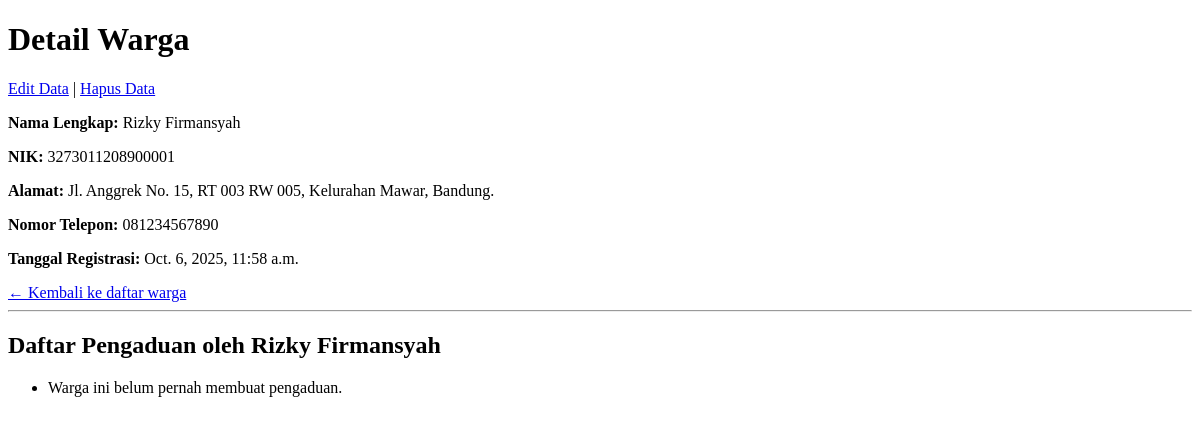
The page /warga/1/ on the database as committed earlier.
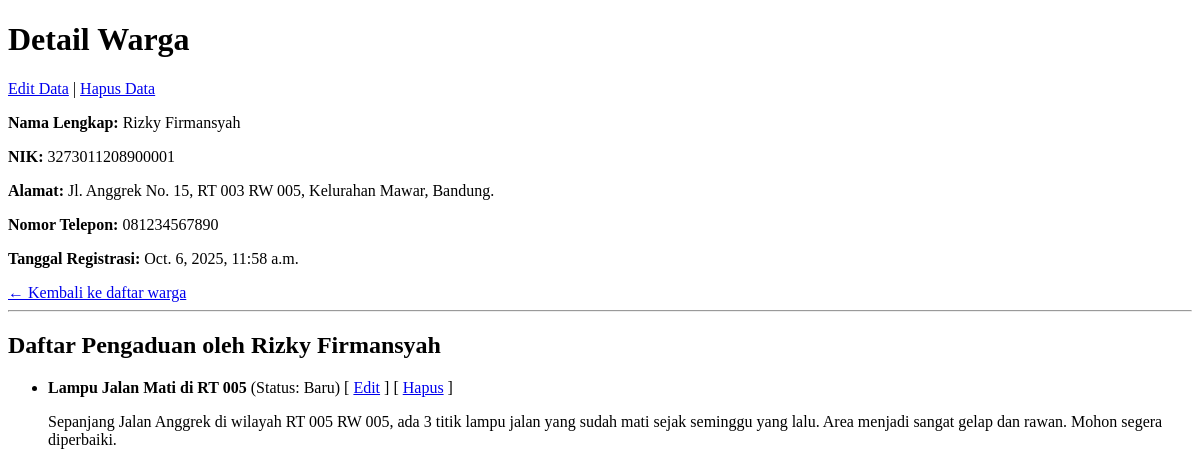
The same page on the database as committed later.
### warga/models.py (models this page shows, shortened)
class Pengaduan(models.Model):
    STATUS_CHOICES = [
        ('BARU', 'Baru'),
        ('DIPROSES', 'Diproses'),
        ('SELESAI', 'Selesai'),
    ]
    judul = models.CharField(max_length=200)
    deskripsi = models.TextField()
    status = models.CharField(max_length=10, choices=STATUS_CHOICES, default='BARU')
    tanggal_lapor = models.DateTimeField(auto_now_add=True)
    pelapor = models.ForeignKey(Warga, on_delete=models.CASCADE, related_name='pengaduan')

### warga/views.py (the view)
# urls.py: path('<int:pk>/', WargaDetailView.as_view(), name='warga-detail'),
class WargaDetailView(DetailView):
    model = Warga

### warga/templates/warga/warga_detail.html (shortened to what this page needs)
<!DOCTYPE html>
<html>
<head>
</head>
<body>
    <h1>Detail Warga</h1>
    <a href="{% url 'warga-edit' object.pk %}">Edit Data</a> |
    <a href="{% url 'warga-hapus' object.pk %}">Hapus Data</a>
    <p><strong>Nama Lengkap:</strong> {{ object.nama_lengkap }}</p>
    <p><strong>NIK:</strong> {{ object.nik }}</p>
    <p><strong>Alamat:</strong> {{ object.alamat }}</p>
    <p><strong>Nomor Telepon:</strong> {{ object.no_telepon }}</p>
    <p><strong>Tanggal Registrasi:</strong> {{ object.tanggal_registrasi }}</p>
    <a href="{% url 'warga-list' %}">← Kembali ke daftar warga</a>
    <hr>
    <h2>Daftar Pengaduan oleh {{ object.nama_lengkap }}</h2>
    <ul>
        {% for aduan in object.pengaduan.all %}
        <li>
            <strong>{{ aduan.judul }}</strong> (Status: {{ aduan.get_status_display }})
            [ <a href="{% url 'pengaduan-edit' aduan.pk %}">Edit</a> ]
            [ <a href="{% url 'pengaduan-hapus' aduan.pk %}">Hapus</a> ]
            <p>{{ aduan.deskripsi }}</p>
        </li>
        {% empty %}
        <li>Warga ini belum pernah membuat pengaduan.</li>
        {% endfor %}
    </ul>
</body>
</html>

Rows that differ between the two databases and show on the page:
added Pengaduan: judul "Lampu Jalan Mati di RT 005", status "Baru", deskripsi "Sepanjang Jalan Anggrek di wilayah RT 005 RW 005, ada 3 titik lampu jalan yang sudah mati sejak seminggu yang lalu. Area menjadi sangat gelap dan rawan. Mohon segera diperbaiki."
Other text that changed with them:
text no longer shown: "Warga ini belum pernah membuat pengaduan."
